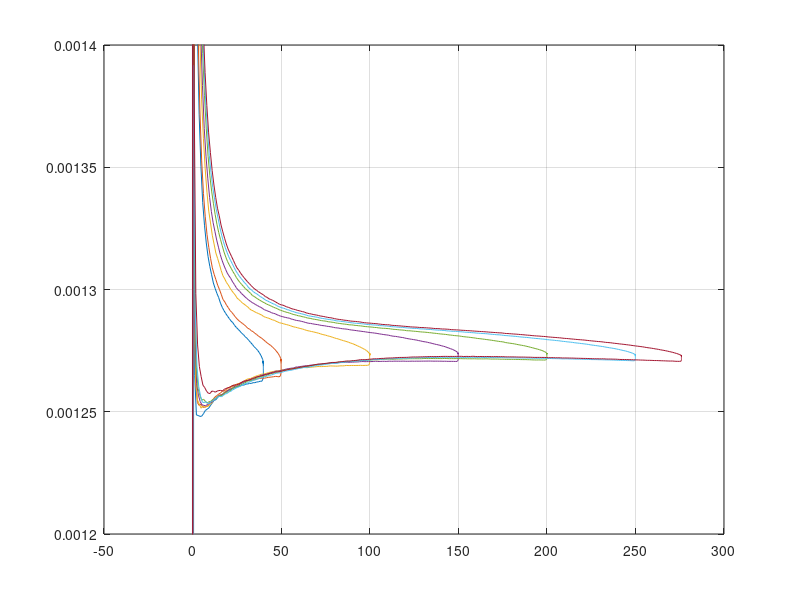
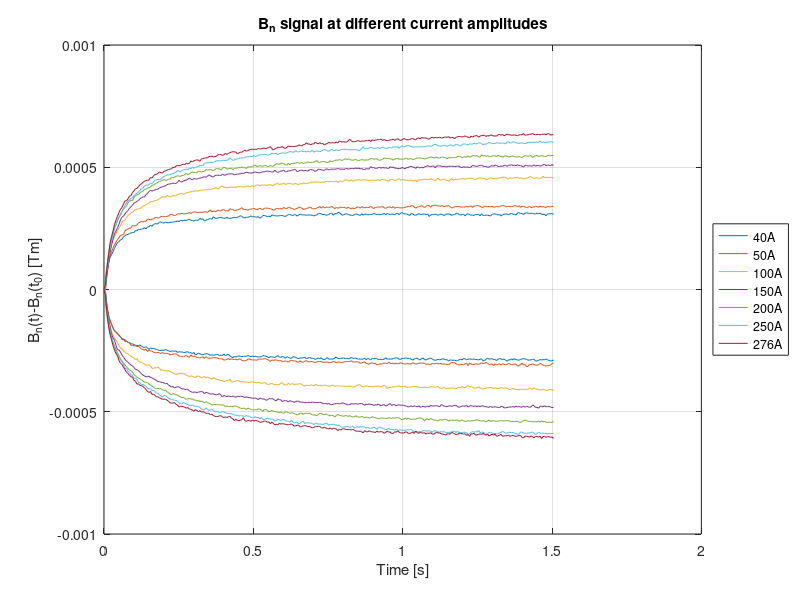

These figures' MATLAB source, in order: (Note: this script raises an error after producing the figures.)
%% Eddy current analysis
% Christian Grech - 13.03.2019 - TE-MSC-MM

%% Clear Variables, Close Current Figures
clc;
clear all;
close all;
p(1) = 0.001272614147872;
p(2) = 2.026356882029685e-04;

%% Load data
r3=2500:3900;  r6=2700:4400;  r9=3000:4700;  r12=3000:4700;  r15=3200:5000;  r18=3400:5200; 
load('data/Cycle_40A_200As.mat');
I40 = curr(r3);
B40 = BdL(r3);
t40 = tim(r3);
g40 = grad_est(r3);
load('data/Cycle_50A_200As.mat'); 
I50 = curr(r3);
B50 = BdL(r3);
t50 = tim(r3);
g50 = grad_est(r3);
load('data/Cycle_100A_200As.mat'); 
I100 = curr(r6);
B100 = BdL(r6);
t100 = tim(r6);
g100 = grad_est(r6);
load('data/Cycle_150A_200As.mat'); 
I150 = curr(r9);
B150 = BdL(r9);
t150 = tim(r9);
g150 = grad_est(r9);
load('data/Cycle_200A_200As.mat');
I200 = curr(r12);
B200 = BdL(r12);
t200 = tim(r12);
g200 = grad_est(r12);
load('data/Cycle_250A_200As.mat'); 
I250 = curr(r15);
B250 = BdL(r15);
t250 = tim(r15);
g250 = grad_est(r15);
load('data/Cycle_276A_200As.mat'); 
I276 = curr(r18);
B276 = BdL(r18);
t276 = tim(r18);
g276 = grad_est(r18);
% Variable: time; Vc; 
figure; plot(I40, B40./I40, I50, B50./I50, I100, B100./I100, I150, B150./I150, I200, B200./I200, I250, B250./I250, I276, B276./I276); ylim([1.2e-3 1.4e-3]); grid on;
%% Read Data
[v i276] = min(diff(g276));
[v i250] = min(diff(g250));
[v i200] = min(diff(g200));
[v i150] = min(diff(g150));
[v i100] = min(diff(g100));
[v i50] = min(diff(g50));
[v i40] = min(diff(g40));

[v i276d] = max(diff(g276(501:end)));
[v i250d] = max(diff(g250(501:end)));
[v i200d] = max(diff(g200(501:end)));
[v i150d] = max(diff(g150(501:end)));
[v i100d] = max(diff(g100(501:end)));
[v i50d] = max(diff(g50(501:end)));
[v i40d] = max(diff(g40(501:end)));
   
i276d = i276d+500; i250d = i250d+500; i200d = i200d+500; i150d = i150d+500; i100d = i100d+500; i50d = i50d+500; i40d = i40d+500;
      
z1 = (B40-(p(1)*I40)-p(2));
z2 = (B50-(p(1)*I50)-p(2));
z3 = (B100-(p(1)*I100)-p(2));
z4 = (B150-(p(1)*I150)-p(2));
z5 = (B200-(p(1)*I200)-p(2));
z6 = (B250-(p(1)*I250)-p(2));
z7 = (B276-(p(1)*I276)-p(2));

% figure; plot(I40, z1, I50, z2, I100, z3, I150, z4, I200, z5, I250, z6, I276, z7); grid on;
% 
a = 1.6;
dI40up = z1(1:end/a);
dI50up = z2(1:end/a);
dI100up = z3(1:end/a);
dI150up =  z4(1:end/a);
dI200up = z5(1:end/a);
dI250up = z6(1:end/a);
 dI276up = z7(1:end/a);

b=300; c=300;

 e40up = dI40up(i40:(i40+b)); e50up = dI50up(i50:i50+b); e100up = dI100up(i100:i100+b); e150up = dI150up(i150:i150+b); e200up = dI200up(i200:i200+b); e250up = dI250up(i250:i250+b); e276up = dI276up(i276:i276+b); 
 e40d = z1(i40d:(i40d+c)); e50d = z2(i50d:i50d+c); e100d = z3(i100d:i100d+c); e150d = z4(i150d:i150d+c); e200d = z5(i200d:i200d+c); e250d = z6(i250d:i250d+c); e276d = z7(i276d:i276d+c); 
% 

et = linspace(0, length(e40up)/200, length(e40up));
etd = linspace(0, length(e40d)/200, length(e40d));

e40n = e40up-e40up(1);
e50n = e50up-e50up(1);
e100n = e100up-e100up(1);
e150n = e150up-e150up(1);
e200n = e200up-e200up(1);
e250n = e250up-e250up(1);
e276n = e276up-e276up(1);

e40dn = e40d-e40d(1);
e50dn = e50d-e50d(1);
e100dn = e100d-e100d(1);
e150dn = e150d-e150d(1);
e200dn = e200d-e200d(1);
e250dn = e250d-e250d(1);
e276dn = e276d-e276d(1);
% 
% figure; plot(e276n, e50n, 'k--'); hold on; plot(e276n,e100n, 'b'); hold on; plot(e276n, e150n, 'r--');  hold on; plot(e276n, e200n, 'm--'); hold on; plot(e276n, e250n, 'k'); hold on; plot(e276n, e40n, 'k'); grid on;
figure; plot(et,e40n); hold on; plot(et,e50n); hold on; plot(et,e100n); hold on; plot(et,e150n); hold on; plot(et,e200n);hold on; plot(et,e250n); hold on; plot(et,e276n); legend('40A', '50A', '100A', '150A', '200A', '250A', '276A');  grid on;
hold on; plot(etd,e40dn); hold on; plot(etd,e50dn); hold on; plot(etd,e100dn); hold on; plot(etd,e150dn); hold on; plot(etd,e200dn);hold on; plot(etd,e250dn); hold on; plot(etd,e276dn); legend('40A', '50A', '100A', '150A', '200A', '250A', '276A', 'Location','eastoutside'); title('B_n signal at different current amplitudes')
xlabel('Time [s]');
ylabel('B_n(t)-B_n(t_0) [Tm]');

amp = [40; 50; 100; 150; 200; 250; 276];

%% Means of BdL and B
f40_ = expFitdouble(et, e40n);
f50_ = expFitdouble(et, e50n);
f100_ = expFitdouble(et, e100n);
f150_ =expFitdouble(et, e150n);
f200_ = expFitdouble(et, e200n);
f250_ = expFitdouble(et, e250n);
f276_ = expFitdouble(et, e276n);
g40_ = expFitdouble(etd, e40dn);
g50_ = expFitdouble(etd, e50dn);
g100_ = expFitdouble(etd, e100dn);
g150_ = expFitdouble(etd, e150dn);
g200_ = expFitdouble(etd, e200dn);
g250_ = expFitdouble(etd, e250dn);
g276_ = expFitdouble(etd, e276dn);

f40= coeffvalues(f40_); f50= coeffvalues(f50_); f100= coeffvalues(f100_); f150= coeffvalues(f150_); f200= coeffvalues(f200_); f250= coeffvalues(f250_); f276= coeffvalues(f276_);
g40= coeffvalues(g40_); g50= coeffvalues(g50_); g100= coeffvalues(g100_); g150= coeffvalues(g150_); g200= coeffvalues(g200_); g250= coeffvalues(g250_); g276= coeffvalues(g276_);
a = [f40(1); f50(1); f100(1); f150(1); f200(1); f250(1); f276(1)];
b = [f40(2); f50(2); f100(2); f150(2); f200(2); f250(2); f276(2)];
c = [f40(3); f50(3); f100(3); f150(3); f200(3); f250(3); f276(3)];
d = [f40(4); f50(4); f100(4); f150(4); f200(4); f250(4); f276(4)];
e = [f40(5); f50(5); f100(5); f150(5); f200(5); f250(5); f276(5)];

a2 = [g40(1); g50(1); g100(1); g150(1); g200(1); g250(1); g276(1)];
b2 = [g40(2); g50(2); g100(2); g150(2); g200(2); g250(2); g276(2)];
c2 = [g40(3); g50(3); g100(3); g150(3); g200(3); g250(3); g276(3)];
d2 = [g40(4); g50(4); g100(4); g150(4); g200(4); g250(4); g276(4)];
e2 = [g40(5); g50(5); g100(5); g150(5); g200(5); g250(5); g276(5)];

% UP
t1 = polyFit(amp, a);
t2 = polyFit(amp, b);
t3 = polyFit(amp, c);
t4 = polyFit(amp, d);
t5 = polyFit(amp, e);
% DOWN
t6 = polyFit(amp, a2);
t7 = polyFit(amp, b2);
t8 = polyFit(amp, c2);
t9 = polyFit(amp, d2);
t10= polyFit(amp, e2);

% 
% 
v = 40; 
exp_mod_up = t1(v)*(1-(t2(v)*exp(-t3(v)*et))-(t4(v)*exp(-t5(v)*et)));
exp_mod_down = t6(v)*(1-(t7(v)*exp(-t8(v)*et))-(t9(v)*exp(-t10(v)*et)));
figure; plot(et, exp_mod_up, 'b--','LineWidth',2); hold on; plot(et, e40n, 'r'); grid on; hold on; 
plot(etd, exp_mod_down, 'b--','LineWidth',2); hold on; plot( etd, e40dn, 'r');   hold on;

v = 50; 
exp_mod_up = t1(v)*(1-(t2(v)*exp(-t3(v)*et))-(t4(v)*exp(-t5(v)*et)));
exp_mod_down = t6(v)*(1-(t7(v)*exp(-t8(v)*et))-(t9(v)*exp(-t10(v)*et)));
 plot(et, exp_mod_up, 'b--', 'LineWidth',2); hold on; plot(et, e50n, 'r');  grid on; hold on;
plot(etd, exp_mod_down, 'b--', 'LineWidth',2); hold on; plot(etd, e50dn, 'r');   hold on;

v = 100; 
exp_mod_up = t1(v)*(1-(t2(v)*exp(-t3(v)*et))-(t4(v)*exp(-t5(v)*et)));
exp_mod_down = t6(v)*(1-(t7(v)*exp(-t8(v)*et))-(t9(v)*exp(-t10(v)*et)));
 plot(et, exp_mod_up, 'b--','LineWidth',2); hold on; plot( et, e100n, 'r');  grid on; hold on;
plot(etd, exp_mod_down, 'b--', 'LineWidth',2); hold on; plot(etd, e100dn, 'r');   hold on;

v = 150; 
exp_mod_up = t1(v)*(1-(t2(v)*exp(-t3(v)*et))-(t4(v)*exp(-t5(v)*et)));
exp_mod_down = t6(v)*(1-(t7(v)*exp(-t8(v)*et))-(t9(v)*exp(-t10(v)*et)));
 plot(et, exp_mod_up, 'b--','LineWidth',2); hold on; plot( et, e150n, 'r');  grid on; hold on;
plot(etd, exp_mod_down, 'b--', 'LineWidth',2); hold on; plot(etd, e150dn, 'r');   hold on;

v = 200; 
exp_mod_up = t1(v)*(1-(t2(v)*exp(-t3(v)*et))-(t4(v)*exp(-t5(v)*et)));
exp_mod_down = t6(v)*(1-(t7(v)*exp(-t8(v)*et))-(t9(v)*exp(-t10(v)*et)));
 plot(et, exp_mod_up, 'b--', 'LineWidth',2); hold on; plot(et, e200n, 'r');  grid on; hold on;
plot(etd, exp_mod_down, 'b--', 'LineWidth',2); hold on; plot(etd, e200dn, 'r');   hold on;

v = 250; 
exp_mod_up = t1(v)*(1-(t2(v)*exp(-t3(v)*et))-(t4(v)*exp(-t5(v)*et)));
exp_mod_down = t6(v)*(1-(t7(v)*exp(-t8(v)*et))-(t9(v)*exp(-t10(v)*et)));
 plot(et, exp_mod_up, 'b--', 'LineWidth',2); hold on; plot(et, e250n, 'r');  grid on; hold on;
plot(etd, exp_mod_down, 'b--', 'LineWidth',2); hold on; plot(etd, e250dn, 'r');   hold on;

v = 276; 
exp_mod_up = t1(v)*(1-(t2(v)*exp(-t3(v)*et))-(t4(v)*exp(-t5(v)*et)));
exp_mod_down = t6(v)*(1-(t7(v)*exp(-t8(v)*et))-(t9(v)*exp(-t10(v)*et)));
 plot(et, exp_mod_up, 'b--', 'LineWidth',2); hold on; plot(et, e276n, 'r');  grid on; hold on;
plot(etd, exp_mod_down, 'b--', 'LineWidth',2); hold on; plot(etd, e276dn, 'r');   hold on;
legend('Modelled', 'Actual'); 